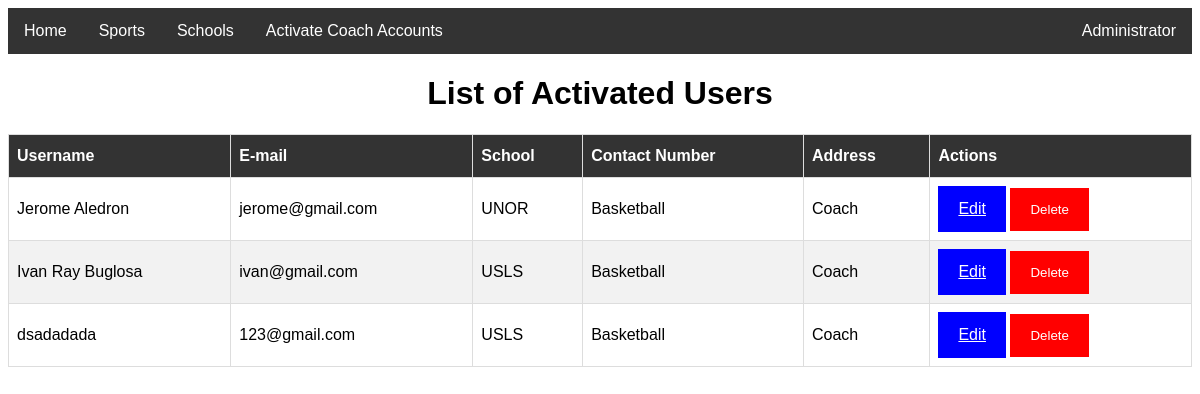
Page /index.php (signed in) on the committed database.
### tables this page shows
CREATE TABLE `users` (
  `id` int(20) NOT NULL,
  `name` varchar(70) NOT NULL,
  `password` varchar(40) NOT NULL,
  `email` varchar(50) NOT NULL,
  `school` varchar(100) DEFAULT NULL,
  `previous_school` text,
  `contact` varchar(20) DEFAULT NULL,
  `address` varchar(100) DEFAULT NULL,
  `created_at` datetime NOT NULL,
  `updated_at` datetime NOT NULL,
  `type` text NOT NULL,
  `sport` text,
  `status` text NOT NULL
);

### web_db.php (called while the page is built, shortened)
<?php
$dbHost = 'localhost';
$dbName = 'android_db';
$dbUser = 'root';
$dbPass = '';
    try {
        $config = new PDO("mysql:host={$dbHost};dbname={$dbName}",$dbUser,$dbPass);
        $config->setAttribute(PDO::ATTR_ERRMODE,PDO::ERRMODE_EXCEPTION);
    } catch(PDOException $e) {
        echo $e->getMessage();
    }
    include_once('web_config.php');
    $pdo = new Config($config);
?>

### web_config.php (called while the page is built, shortened)
<?php
    class Config {
        private $db;
        function __construct($config){
            $this->db = $config;
        }
        public function checkEmail($email){
            try{
                $query = $this->db->prepare("SELECT * from users where email=:email");
                $query->bindparam(":email", $email);
                $query->execute();
                return $request = $query->fetch();
            }catch(Exception $e){
                echo $e->getMessage();
                return false;
            }
        }
        public function fetchUsers(){
            try{
                $query = $this->db->prepare("SELECT * from users WHERE type!='Admin'");
                $query->execute();
                return $request = $query->fetchAll();
            }catch(Exception $e){
                echo $e->getMessage();
                return false;
            }
        }
    }
?>

### index.php (the view, shortened to what this page needs)
<?php
    include_once('web_db.php');
?>
<html>
    <head>
        <link href="styles.css" rel="stylesheet" />
    </head>
    <body>
        <?php include('navbar.php') ?>
        <?php
            if($current_user['type'] == 'Admin'){?>
            <center>
            <h1>List of Activated Users</h1>
                <table id="users">
                    <thead>
                        <tr>
                            <th>Username</th>
                            <th>E-mail</th>
                            <th>School</th>
                            <th>Contact Number</th>
                            <th>Address</th>
                            <th>Actions</th>
                </thead>
                <tbody>
                    <?php
                        $users = $pdo->fetchUsers();
                        if(is_array($users) && !empty($users)){
                            foreach($users as $user){
                    ?>
                    <tr>
                        <td><?php echo $user['name']; ?></td>
                        <td><?php echo $user['email']; ?></td>
                        <td><?php echo $user['school']; ?></td>
                        <td><?php echo $user['sport']; ?></td>
                        <td><?php echo $user['type']; ?></td>
                        <td>
                            <a class="edit-button" href="userEdit.php?id=<?php echo $user['id']?>">Edit</a>
                            <form method="post" class="delete-form">
                                <button class="delete-button" type="submit" name="delete">Delete</button>
                            </form>
                        </td>
                    </tr>
                    <?php } }?>
                </tbody>
                </table>
            </center>
        <?php } ?>
    </body>
</html>

### navbar.php (shortened to what this page needs)
<div class="navbar">
    <a href="index.php">Home</a>
        <div class="dropdown">
            <button class="dropbtn" onclick="sportDropDown()">Sports</button>
        </div>
        <div class="dropdown">
            <button class="dropbtn" onclick="schoolDropdown()">Schools</button>
        </div>
        <?php
            $email = $_SESSION['email'];
            $current_user = $pdo->checkEmail($email);
        ?>
        <?php if($current_user['type'] == 'Admin'){ ?>
            <a href="DeactivatedUsers.php" class="user-profile">Activate Coach Accounts</a>
        <?php } ?>
        <div class="dropdown user-profile">
            <button class="dropbtn" onclick="profileDropdown()"><?php echo $current_user['name']?></button>
        </div>
</div>

### styles.css (style rules this page uses)
body { font-family: Arial, Helvetica, sans-serif; }
form { margin: auto; }
.delete-form { display: inline-block; }
.delete-button { background-color: red; color: white; padding: 14px 20px; border: none; cursor: pointer; }
.edit-button { background-color: blue; color: white; padding: 14px 20px; border: none; cursor: pointer; display: inline-block; }
#users { font-family: "Trebuchet MS", Arial, Helvetica, sans-serif; border-collapse: collapse; width: 100%; }
#users td, #users th { border: 1px solid #ddd; padding: 8px; }
#users tr:nth-child(even) { background-color: #f2f2f2; }
#users th { padding-top: 12px; padding-bottom: 12px; text-align: left; background-color: #333; color: white; }
.navbar { overflow: hidden; background-color: #333; font-family: Arial, Helvetica, sans-serif; }
.navbar a { float: left; font-size: 16px; color: white; text-align: center; padding: 14px 16px; text-decoration: none; }
.dropdown { float: left; overflow: hidden; }
.dropdown .dropbtn { cursor: pointer; font-size: 16px; border: none; outline: none; color: white; padding: 14px 16px; background-color: inherit; font-family: inherit; margin: 0; }
.user-profile { float: right; }

### rows in the picture
users: name "Administrator"
users: name "Jerome Aledron", email "jerome@gmail.com", school "UNOR", sport "Basketball", type "Coach"
users: name "Ivan Ray Buglosa", email "ivan@gmail.com", school "USLS", sport "Basketball", type "Coach"
users: name "dsadadada", email "123@gmail.com", school "USLS", sport "Basketball", type "Coach"
